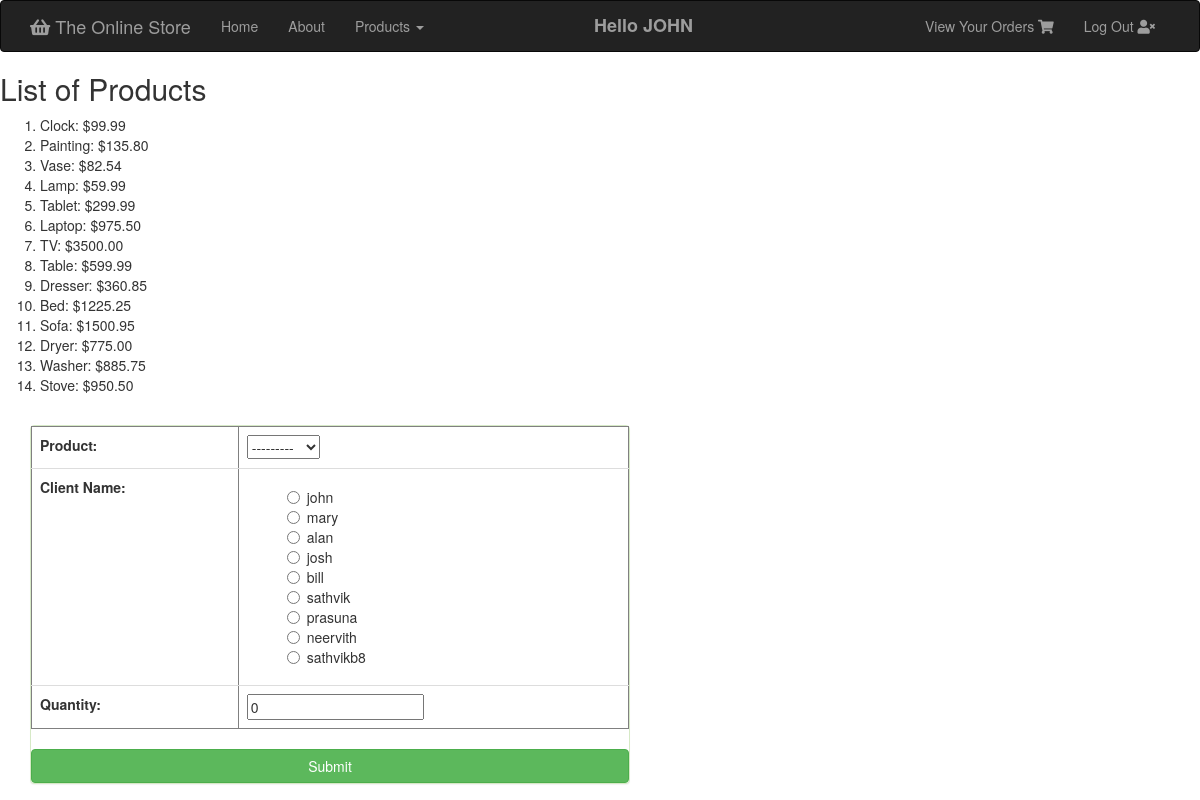
The app's page /myapp/place_order/ (signed in) with its own data.
### myapp/models.py (models this page shows, shortened)
class Product(models.Model):
    category = models.ForeignKey(Category, related_name='products', on_delete=models.CASCADE)
    name = models.CharField(max_length=200)
    price = models.DecimalField(max_digits=10, decimal_places=2)
    stock = models.PositiveIntegerField(default=100,validators=[MaxValueValidator(1000),MinValueValidator(0)])
    available = models.BooleanField(default=True)
    description = models.TextField(null=True, blank=True)
    interested = models.PositiveIntegerField(default=0)
    def __str__(self):
        return self.name

### myapp/views.py (the view)
# urls.py: path(r'place_order/', views.place_order, name='place_order'),
def place_order(request):
    msg = ''
    neg = 0
    if request.user.is_authenticated:
        testuser = request.user
        prodlist = Product.objects.all()
        if request.method == 'POST':
            form = OrderForm(request.POST)
            if form.is_valid():
                order = form.save(commit=False)
                if order.num_units <= order.product.stock:
                    product = Product.objects.get(name=order.product.name)
                    product.stock = product.stock - order.num_units
                    product.save()
                    msg = 'Your order has been placed successfully.'
                    neg = 0
                    pd = Product()
                    pd.refill(order.product.name)
                    order.save()
                else:
                    neg = 1
                    msg = 'We do not have sufficient stock to fill your order.'
                return render(request, 'myapp/order_response.html', {'msg': msg, 'neg': neg})
        else:
            form = OrderForm()
            return render(request, 'myapp/placeorder.html', {'form': form, 'msg': msg, 'prodlist': prodlist,'testuser':testuser})
    else:
        testuser = ""
        msg = 'You need to be logged in first!'
        request.session.set_test_cookie()
        return HttpResponseRedirect(reverse('myapp:login'))

### myapp/forms.py
class OrderForm(forms.ModelForm):
    class Meta:
        model = Order
        fields = ('product', 'client', 'num_units')
        widgets = {
            'client': forms. RadioSelect(attrs={'class': 'radio'}),
        }
        labels = {
            'client': "Client Name",
            'num_units': "Quantity",
        }

### templates/myapp/placeorder.html (shortened to what this page needs)
{% extends 'myapp/base.html' %}
{% block body_block %}
    {% if testuser.client %}
        {% if prodlist %}
            <h2>List of Products</h2>
            <ol>
                {% for pro  in prodlist %}
                    <li> {{ pro }}:  ${{ pro.price }} </li>
                {% endfor %}
            </ol>
        {% else %}
            <div class="alert alert-warning" role="alert">There are no available products!</div>
    {% endif %}
    <form method="post">
        <div class="panel panel-success detailpanel">
        <table border="1" class="table">
            {{  form }}
        </table>
    <br>
    <button type="submit" class="btn btn-success loginbtn">Submit</button>
            </div>
    </form>
    {% else %}
    <div class="alert alert-danger" role="alert"><strong>You are not a registered client!</strong></div>
{% endif %}
{% endblock %}

### templates/myapp/base.html (shortened to what this page needs)
<!DOCTYPE html>
{% load staticfiles %}
<html>
<head>
    <link rel="stylesheet" type="text/css" href="{% static 'myapp/style.css' %}" />
    <link rel="stylesheet" href="https://use.fontawesome.com/releases/v5.0.13/css/all.css">
    <link rel="stylesheet" href="https://maxcdn.bootstrapcdn.com/bootstrap/3.3.7/css/bootstrap.min.css">
</head>
<body>
<nav class="navbar navbar-inverse" style="margin-bottom: 0">
        <div class="container">
          <div class="navbar-header">
            <a class="navbar-brand" href="{% url 'myapp:index' %}"><i class="fas fa-shopping-basket"></i> The Online Store</a>
          </div>
            <div class="collapse navbar-collapse" id="bs-example-navbar-collapse-1">
                <ul class="nav navbar-nav">
                    <li ><a href="{% url 'myapp:index' %}">Home </a></li>
                    <li><a href="{% url 'myapp:about' %}">About</a></li>
                    <li class="dropdown">
                        <a href="#" class="dropdown-toggle" data-toggle="dropdown" role="button" aria-haspopup="true" aria-expanded="false">Products <span class="caret"></span></a>
                    </li>
                </ul>
              <h4 class="message navbar-text usernamething">{% block myhdg %}Hello {{ request.user.username | upper }}  {% endblock %}</h4>
            <ul class="nav navbar-nav navbar-right">
                {% if request.user.is_authenticated %}
                    <li><a href="{%  url 'myapp:myorders' %}"> View Your Orders <i class="fas fa-shopping-cart"></i> </a></li>
                    <li><a href="{% url 'myapp:logout' %}"> Log Out <i class="fas fa-user-times"></i> </a></li>
                {% else %}
                    <li><a href="{% url 'myapp:login' %}">Log In <i class="fas fa-user"></i> </a></li>
                    <li><a href="{% url 'myapp:register' %}"> Register <i class="fas fa-user-plus"></i> </a></li>
                {% endif %}
            </ul>
          </div>
        </div>
    </nav>
<div>
    {% block body_block%}***{% endblock %}
</div>
</body>
</html>

### myapp/static/myapp/style.css (style rules this page uses)
body { font-family: 'Lato', sans-serif; }
.message { padding-left: 140px; font-weight: bold; }
.loginbtn { width: 100%; }
table { counter-reset: tableCount; }
.detailpanel { width: 50%; margin-top: 30px; margin-left: 30px; }
ul { list-style: none; }

### records on screen
Product: name "Clock", price "99.99"
Product: name "Painting", price "135.80"
Product: name "Vase", price "82.54"
Product: name "Lamp", price "59.99"
Product: name "Tablet", price "299.99"
Product: name "Laptop", price "975.50"
Product: name "TV", price "3500.00"
Product: name "Table", price "599.99"
Product: name "Dresser", price "360.85"
Product: name "Bed", price "1225.25"
Product: name "Sofa", price "1500.95"
Product: name "Dryer", price "775.00"
Product: name "Washer", price "885.75"
Product: name "Stove", price "950.50"

### other values on screen
{{ request.user.username | upper }} "JOHN"
